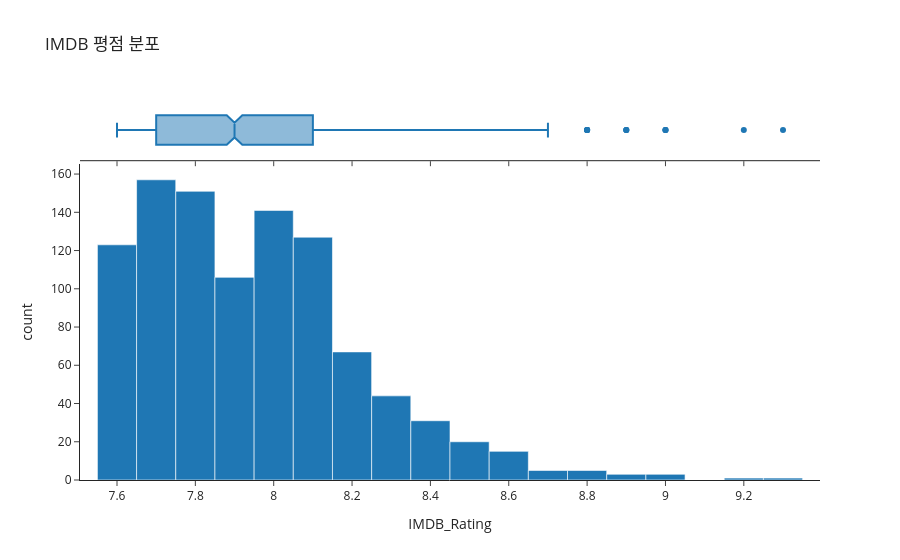

Notebook cell for this chart:
### Code cell
import plotly.express as px

fig = px.histogram(
    imdb,
    x='IMDB_Rating',
    nbins=20,
    marginal='box',      # 박스플롯 동시에!
    title='IMDB 평점 분포',
    template='simple_white'
)
fig.show()

### Figure 1 — Plotly figure (JSON) as saved in the notebook; plotly's stock layout.template omitted (floating-point values rounded to 4 significant figures; data arrays with more than 128 entries replaced by an {"elided": "..."} marker saying what was removed)
{"data": [{"bingroup": "x", "hovertemplate": "IMDB_Rating=%{x}<br>count=%{y}<extra></extra>", "legendgroup": "", "marker": {"color": "#1F77B4", "pattern": {"shape": ""}}, "name": "", "nbinsx": 20, "orientation": "v", "showlegend": false, "type": "histogram", "x": {"elided": "1000 float values"}, "xaxis": "x", "yaxis": "y"}, {"hovertemplate": "IMDB_Rating=%{x}<extra></extra>", "legendgroup": "", "marker": {"color": "#1F77B4"}, "name": "", "notched": true, "showlegend": false, "type": "box", "x": {"elided": "1000 float values"}, "xaxis": "x2", "yaxis": "y2"}], "layout": {"barmode": "relative", "legend": {"tracegroupgap": 0}, "title": {"text": "IMDB 평점 분포"}, "xaxis": {"anchor": "y", "domain": [0, 1], "title": {"text": "IMDB_Rating"}}, "xaxis2": {"anchor": "y2", "domain": [0, 1], "matches": "x", "showticklabels": false}, "yaxis": {"anchor": "x", "domain": [0, 0.8316], "title": {"text": "count"}}, "yaxis2": {"anchor": "x2", "domain": [0.8416, 1], "matches": "y2", "showline": false, "showticklabels": false, "ticks": ""}}}
